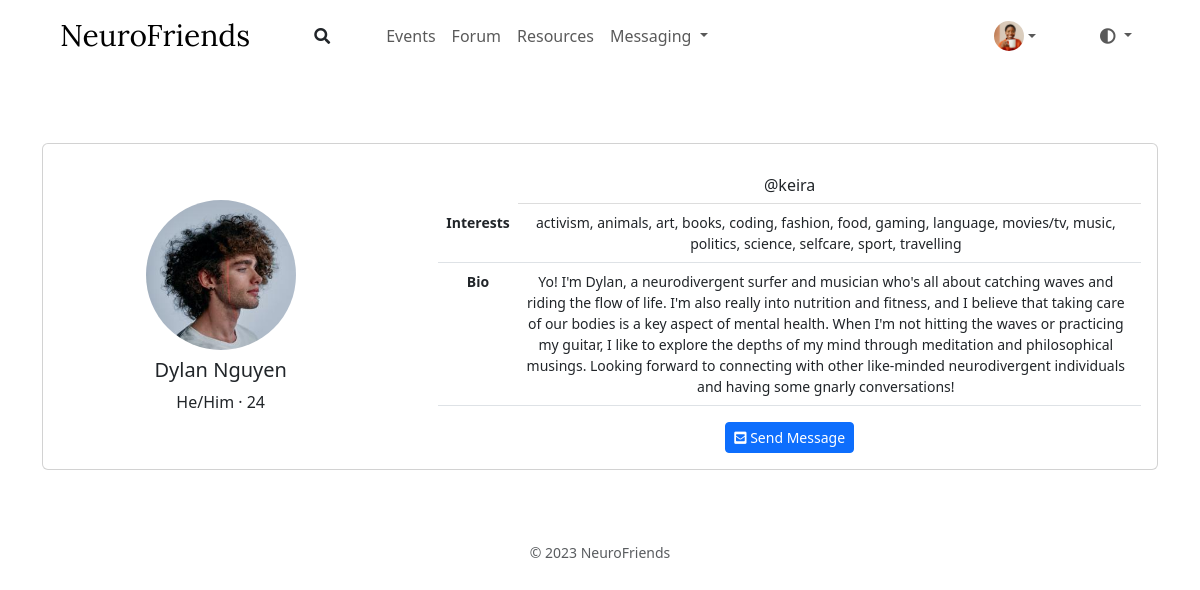
Screenshot of /user/2 (signed in) with the database file from the repository.
### tables this page shows
CREATE TABLE users (
    id INTEGER PRIMARY KEY AUTOINCREMENT,
    username TEXT NOT NULL UNIQUE,
    hash TEXT NOT NULL
, pronouns text, age integer, bio text, first_name text, last_name text, profile_picture blob);

CREATE TABLE profile_interests (
  profile_id INTEGER NOT NULL,
  interest_id INTEGER NOT NULL,
  FOREIGN KEY(profile_id) REFERENCES users(id),
  FOREIGN KEY(interest_id) REFERENCES interests(id)
);

CREATE TABLE interests (
  id INTEGER PRIMARY KEY AUTOINCREMENT,
  name TEXT NOT NULL
);

### app.py (the view)
@app.route("/user/<int:user_id>")
@login_required
def view_user(user_id):
    user = db.execute("SELECT * FROM users WHERE id=?", user_id)
    if len(user) == 0:
        flash("User not found", "danger")
        return redirect(url_for("index"))
    interests = db.execute("SELECT interests.id, interests.name, profile_interests.interest_id FROM interests LEFT JOIN profile_interests ON interests.id=profile_interests.interest_id AND profile_interests.profile_id=? ORDER BY interests.name", session["user_id"])
    return render_template("view_user.html", user=user[0], interests=interests)

### app.py (called while the page is built)
@app.after_request
def after_request(response):
    response.headers["Cache-Control"] = "no-cache, no-store, must-revalidate"
    response.headers["Expires"] = 0
    response.headers["Pragma"] = "no-cache"
    return response

@app.context_processor
def inject_profile_pic():
    if 'user_id' in session:
        profile = db.execute("SELECT * FROM users WHERE id=?", session["user_id"])
        if len(profile) > 0 and profile[0]["profile_picture"]:
            return dict(profile_pic=url_for("static", filename="profile_pics/" + profile[0]["profile_picture"]))
    return dict(profile_pic=url_for("static", filename="profile_pics/default.png"))

### helpers.py (called while the page is built)
def login_required(f):
    @wraps(f)
    def decorated_function(*args, **kwargs):
        if session.get("user_id") is None:
            return redirect("/login")
        return f(*args, **kwargs)
    return decorated_function

### templates/view_user.html (shortened to what this page needs)
{% extends "layout.html" %}
{% block main %}
    <div class="card my-5">
        <div class="row no-gutters align-items-center">
            <div class="col-md-4">
                <img src="{{ url_for('static', filename='profile_pics/' + user.profile_picture) }}" alt="{{ user.username }} profile picture" class="card-img rounded-circle align-items-center" style="max-width: 150px;">
                    <h5 class="card-title mt-2">{{ user.first_name }} {{ user.last_name }}</h5>
                    <p class="card-text">{{ user.pronouns }} · {{ user.age }}</p>
            </div>
            <div class="col-md-8">
                <div class="card-body">
                    <h6 class="card-text mt-3">@{{ user.username }}</h6>
                    <table class="table">
                        <tbody>
                            <tr>
                                <th>Interests</th>
                                <td>
                                    {% for interest in interests %}
                                        {{ interest.name }}{% if not loop.last %}, {% endif %}
                                    {% endfor %}
                                </td>
                            </tr>
                            <tr>
                                <th>Bio</th>
                                <td>{{ user.bio }}</td>
                            </tr>
                        </tbody>
                    </table>
                    <a href="{{ url_for('compose', recipient_id=user.id) }}" class="btn btn-primary btn-sm mt-3"><i class="fas fa-envelope-square"></i> Send Message</a>
                </div>
            </div>
        </div>
    </div>
{% endblock %}

### static/styles.css (style rules this page uses)
.table { font-size: 14px; margin-bottom: 0; }
.table th { font-weight: 600; }
.table tbody td { vertical-align: middle; border-top: 1px solid #ddd; }
.table tbody td:last-child, .table thead th:last-child { padding-right: 15px; }

### rows the page displays
users: profile_picture (picture), first_name "Dylan", last_name "Nguyen", pronouns "He/Him", age "24", username "keira", bio "Yo! I'm Dylan, a neurodivergent surfer and musician who's all about catching waves and riding the flow of life. I'm also really into nutrition and fitness, and I believe that taking care of our bodies is a key aspect of mental health. When I'm not hitting the waves or practicing my guitar, I like to explore the depths of my mind through meditation and philosophical musings. Looking forward to connecting with other like-minded neurodivergent individuals and having some gnarly conversations!"
profile_interests: name "activism"
interests: name "animals"
profile_interests: name "art"
profile_interests: name "books"
interests: name "coding"
profile_interests: name "fashion"
interests: name "food"
interests: name "gaming"
profile_interests: name "language"
profile_interests: name "movies/tv"
profile_interests: name "music"
profile_interests: name "politics"
interests: name "science"
profile_interests: name "selfcare"
interests: name "sport"
profile_interests: name "travelling"
